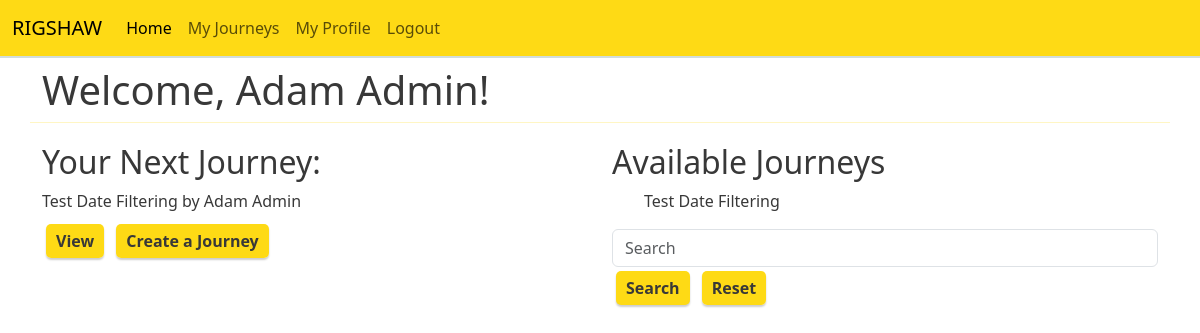
The app's page / (signed in) with its own data.
### profiles/models.py (models this page shows, shortened)
class UserProfile(models.Model):
    user = models.OneToOneField(User, on_delete=models.CASCADE)
    name = models.CharField(max_length=100)
    phone = models.CharField(max_length=15)
    picture = models.ImageField(upload_to='profile/', blank=True)
    avg_rating = models.DecimalField(max_digits=3, decimal_places=1, null=True, blank=True)
    joined = models.DateTimeField(auto_now_add=True)
    class Meta:
        ordering = ['joined']

### journey/models.py (models this page shows)
class Journey(models.Model):
    creator = models.ForeignKey(User, on_delete=models.CASCADE)
    title = models.CharField(max_length=255)
    date = models.DateField()
    time = models.TimeField()
    start_location_long = models.DecimalField(max_digits=20, decimal_places=15)
    start_location_lat = models.DecimalField(max_digits=20, decimal_places=15)
    destination_long = models.DecimalField(max_digits=20, decimal_places=15)
    destination_lat = models.DecimalField(max_digits=20, decimal_places=15)
    posted_at = models.DateTimeField(auto_now_add=True)
    cancelled_time = models.DateTimeField(null=True, blank=True)
    status = models.IntegerField(choices=JOURNEY_STATUS, default=0)
    def __str__(self):
        return self.title + ' by ' + self.creator.userprofile.name
    class Meta:
        ordering = ['-posted_at']

### journey/views.py (the view)
# urls.py: path('', views.home, name='home'),
def home(request):
    if not request.user.is_authenticated:
        return render(request, 'journey/home.html')
    upcoming_journey = Journey.objects.filter(
        Q(creator=request.user, status=0) |
        Q(request__requester=request.user, request__status__in=[0, 1], status=0),
        date__gte=datetime.now().date()
        ).order_by('date', 'time').first()
    journeys = []
    search = request.GET.get('search')
    if search:
        journeys = Journey.objects.filter(title__icontains=search)
        messages.info(request, f'Search results for "{search}"')
    else:
        journeys = Journey.objects.filter(status=0)
    context = {
        'upcoming_journey': upcoming_journey,
        'journeys': journeys.filter(date__gte=datetime.now().date())
    }
    return render(request, 'journey/home.html', context)

### journey/templates/journey/home.html (shortened to what this page needs)
{% extends 'base.html' %}
{% block content %}
    <div class="container">
        <div class="row">
            {% if user.is_authenticated %}
            <h1>Welcome, {{ user.userprofile.name }}!</h1>
            <hr>
            <div class="col-md-6">
                {% if upcoming_journey %}
                    <h2>Your Next Journey:</h2>
                    <p>{{upcoming_journey}}</p>
                    <a class="btns" href="{% url 'journey_detail' upcoming_journey.id %}">View</a>
                {% else %}
                    <p>You have no upcoming journeys.</p>
                {% endif %}
                <a class="btns" href="{% url 'journey_create' %}">Create a Journey</a>
            </div>
            <div class="col-md-6">
                <h2>Available Journeys</h2>
                <ul>
                    {% for journey in journeys %}
                        <li>
                            <a class="links" href="{% url 'journey_detail' journey.id %}">{{ journey.title }}</a>
                        </li>
                    {% endfor %}
                </ul>
                <form method="get">
                    <input type="text" class="form-control" name="search" placeholder="Search">
                    <button type="submit">Search</button>
                    <a class="btns" href="{% url 'home' %}">Reset</a>
                </form>
            </div>
            {% endif %}
        </div>
{% endblock %}

### static/css/base.css (style rules this page uses)
:root { --taxi-black: #383838; --taxi-grey: #d2dddb; --taxi-yellow: #feda15; --taxi-white: #ffffff; }
* { margin: 0; padding: 0; box-sizing: border-box; }
body { background-color: var(--taxi-white); color: var(--taxi-black); }
button, .btns { background-color: var(--taxi-yellow); color: var(--taxi-black); font-weight: bold; border: none; padding: 6px 10px; margin: 4px; line-height: normal; cursor: pointer; border-radius: 5px; box-shadow: 0 2px 2px 0 rgba(0, 0, 0, 0.2); }
ul, li { list-style-type: none; }
a { text-decoration: none; color: var(--taxi-black); }
hr { border-top: 1px solid var(--taxi-yellow); margin: 20px 0; }

### records on screen
Journey: title+creator "Test Date Filtering by Adam Admin", title "Test Date Filtering"

### other values on screen
{{ user.userprofile.name }} "Adam Admin"
